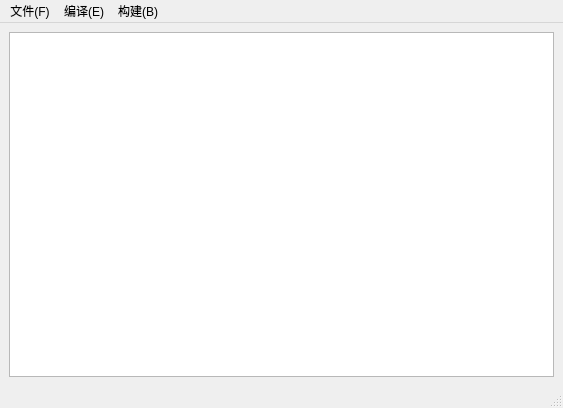
<?xml version="1.0" encoding="UTF-8"?>
<ui version="4.0">
 <class>MainWindow</class>
 <widget class="QMainWindow" name="MainWindow">
  <property name="geometry">
   <rect>
    <x>0</x>
    <y>0</y>
    <width>563</width>
    <height>408</height>
   </rect>
  </property>
  <property name="windowTitle">
   <string>MainWindow</string>
  </property>
  <widget class="QWidget" name="centralwidget">
   <layout class="QVBoxLayout" name="verticalLayout">
    <item>
     <widget class="QTextEdit" name="textEdit"/>
    </item>
   </layout>
  </widget>
  <widget class="QMenuBar" name="menubar">
   <property name="geometry">
    <rect>
     <x>0</x>
     <y>0</y>
     <width>563</width>
     <height>17</height>
    </rect>
   </property>
   <widget class="QMenu" name="menu">
    <property name="title">
     <string>文件(F)</string>
    </property>
    <addaction name="newAction"/>
    <addaction name="openAction"/>
    <addaction name="saveAction"/>
   </widget>
   <widget class="QMenu" name="menu_E">
    <property name="title">
     <string>编译(E)</string>
    </property>
   </widget>
   <widget class="QMenu" name="menu_B">
    <property name="title">
     <string>构建(B)</string>
    </property>
   </widget>
   <addaction name="menu"/>
   <addaction name="menu_E"/>
   <addaction name="menu_B"/>
  </widget>
  <widget class="QStatusBar" name="statusbar"/>
  <action name="newAction">
   <property name="text">
    <string>新建(N)</string>
   </property>
  </action>
  <action name="openAction">
   <property name="text">
    <string>打开(O)</string>
   </property>
  </action>
  <action name="saveAction">
   <property name="text">
    <string>另存为(S)</string>
   </property>
  </action>
 </widget>
 <resources/>
 <connections/>
</ui>
